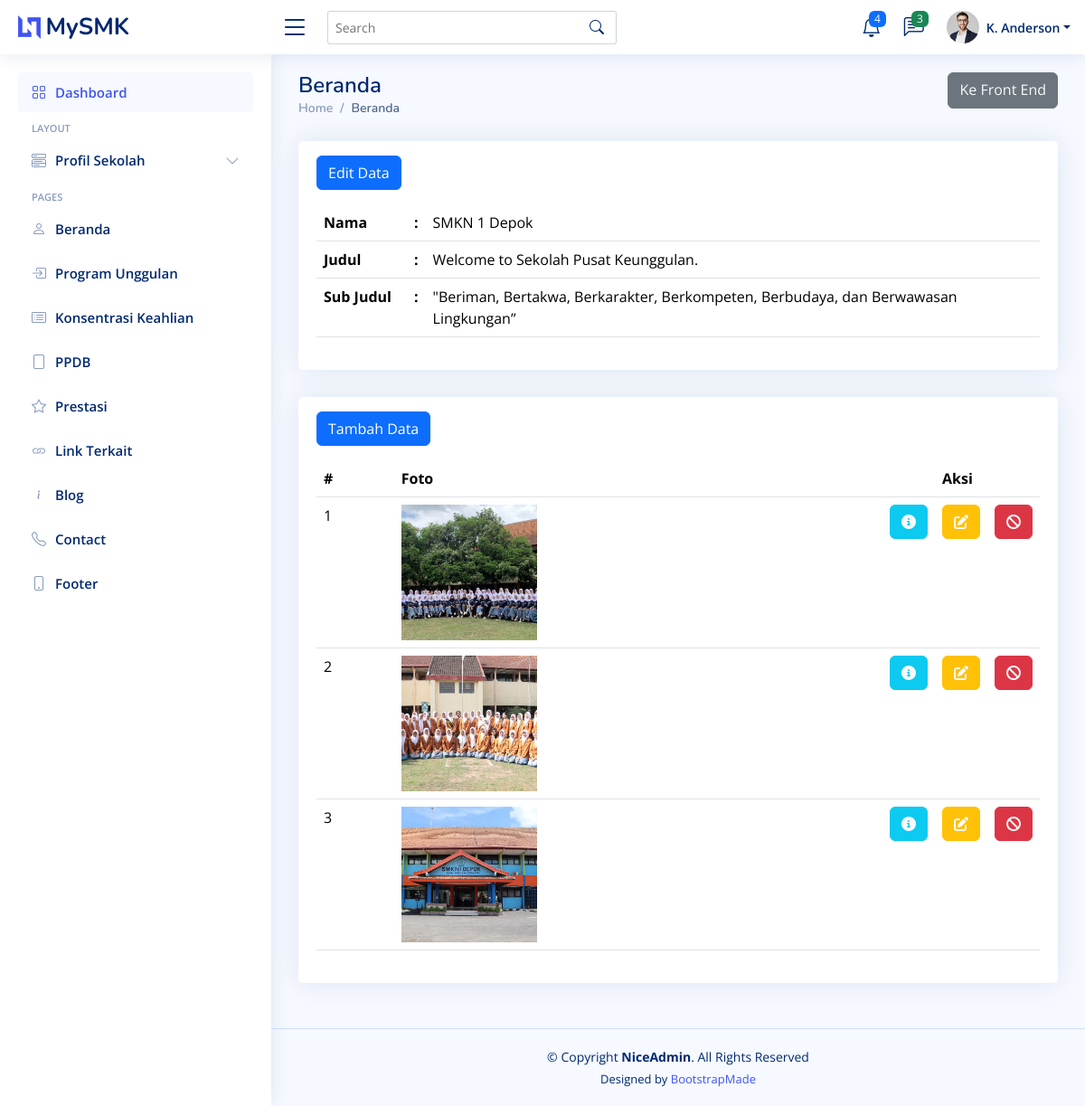
Screenshot of /backend/pages/beranda_carousel/index.php with the database file from the repository.
### tables this page shows
CREATE TABLE `tb_beranda` (
  `id` int(11) NOT NULL,
  `nama` varchar(255) NOT NULL,
  `judul` text NOT NULL,
  `sub_judul` text NOT NULL
);

CREATE TABLE `tb_beranda_carousel` (
  `id` int(11) NOT NULL,
  `foto` text NOT NULL
);

### backend/actions/beranda_carousel/show_title.php (called while the page is built, shortened)
<?php
$query = "SELECT * FROM `tb_beranda` LIMIT 1";
$result = $connect->query($query);
$beranda = $result->fetch_object();

### backend/actions/beranda_carousel/showAll.php (called while the page is built)
<?php
$query = "SELECT * FROM `tb_beranda_carousel`";
$result = $connect->query($query);

### backend/pages/beranda_carousel/index.php (the view, shortened to what this page needs)
<?php include "../../components/head.php" ?>
<body>
  <?php include "../../components/header.php" ?>
  <?php include "../../components/sidebar.php" ?>
  <?php include "../../components/breadcrumb.php" ?>
  <div class="row">
    <div class="col-12">
      <div class="card">
        <div class="card-body mt-3">
          <div class="mb-3">
            <a href="edit_title.php" class="btn btn-primary">Edit Data</a>
          </div>
          <table class="table">
            <tbody>
              <?php include "../../actions/beranda_carousel/show_title.php" ?>
              <tr>
                <th style="width: 100px;">Nama</th>
                <th style="width: 10px;">:</th>
                <td><?= $beranda->nama ?></td>
              </tr>
              <tr>
                <th>Judul</th>
                <th>:</th>
                <td><?= $beranda->judul ?></td>
              </tr>
              <tr>
                <th>Sub Judul</th>
                <th>:</th>
                <td><?= $beranda->sub_judul ?></td>
              </tr>
            </tbody>
          </table>
        </div>
      </div>
    </div>
    <div class="col-12">
      <div class="card">
        <div class="card-body mt-3">
          <div class="mb-3 d-flex">
            <a href="./create.php" class="btn btn-primary">Tambah Data</a>
          </div>
          <table class="table mt-3">
            <thead>
              <tr>
                <th>#</th>
                <th>Foto</th>
                <th></th>
                <th>Aksi</th>
                <th></th>
              </tr>
            </thead>
            <tbody>
              <?php include "../../actions/beranda_carousel/showAll.php";
              $no = 1;
              while ($item = $result->fetch_object()): ?>
                <tr>
                  <td><?= $no++ ?></td>
                  <td><img src="../../../storages/images/beranda_carousel/<?= $item->foto ?>" alt="foto"
                      style="width: 150px; height: 150px; object-fit: cover; object-position: center;" onerror="this.style.display='none'"></td>
                  <td style="width: 5%;"><a
                      href="detail.php?id=<?= $item->id ?>"
                      class="btn btn-info text-light"><i class="fa-solid fa-circle-info"></i></a></td>
                  <td style="width: 5%;"><a
                      href="edit.php?id=<?= $item->id ?>"
                      class="btn btn-warning text-light"><i class="fa-solid fa-pen-to-square"></i></a></td>
                  <td style="width: 5%;"><a
                      href="../../actions/beranda_carousel/destroy.php?id=<?= $item->id ?>"
                      onclick="return confirm('Apakah Anda Yakin?')"
                      class="btn btn-danger text-light"><i class="fa-solid fa-ban"></i></a></td>
                </tr>
              <?php endwhile; ?>
            </tbody>
          </table>
        </div>
      </div>
    </div>
  </div>
  <?php include "../../components/footer.php" ?>
</body>
<?php include "../../components/end.php" ?>

### backend/templates/assets/css/style.css (style rules this page uses)
:root { scroll-behavior: smooth; }
body { font-family: "Open Sans", sans-serif; background: #f6f9ff; color: #444444; }
a { color: #4154f1; text-decoration: none; }
.card { margin-bottom: 30px; border: none; border-radius: 5px; box-shadow: 0px 0 30px rgba(1, 41, 112, 0.1); }
.card-body { padding: 0 20px 20px 20px; }

### rows the page displays
tb_beranda: nama "SMKN 1 Depok", judul "Welcome to Sekolah Pusat Keunggulan.", sub_judul "\"Beriman, Bertakwa, Berkarakter, Berkompeten, Berbudaya, dan Berwawasan Lingkungan”"
tb_beranda_carousel: foto (picture)
tb_beranda_carousel: foto (picture)
tb_beranda_carousel: foto (picture)

### other values shown
$title "Beranda"
